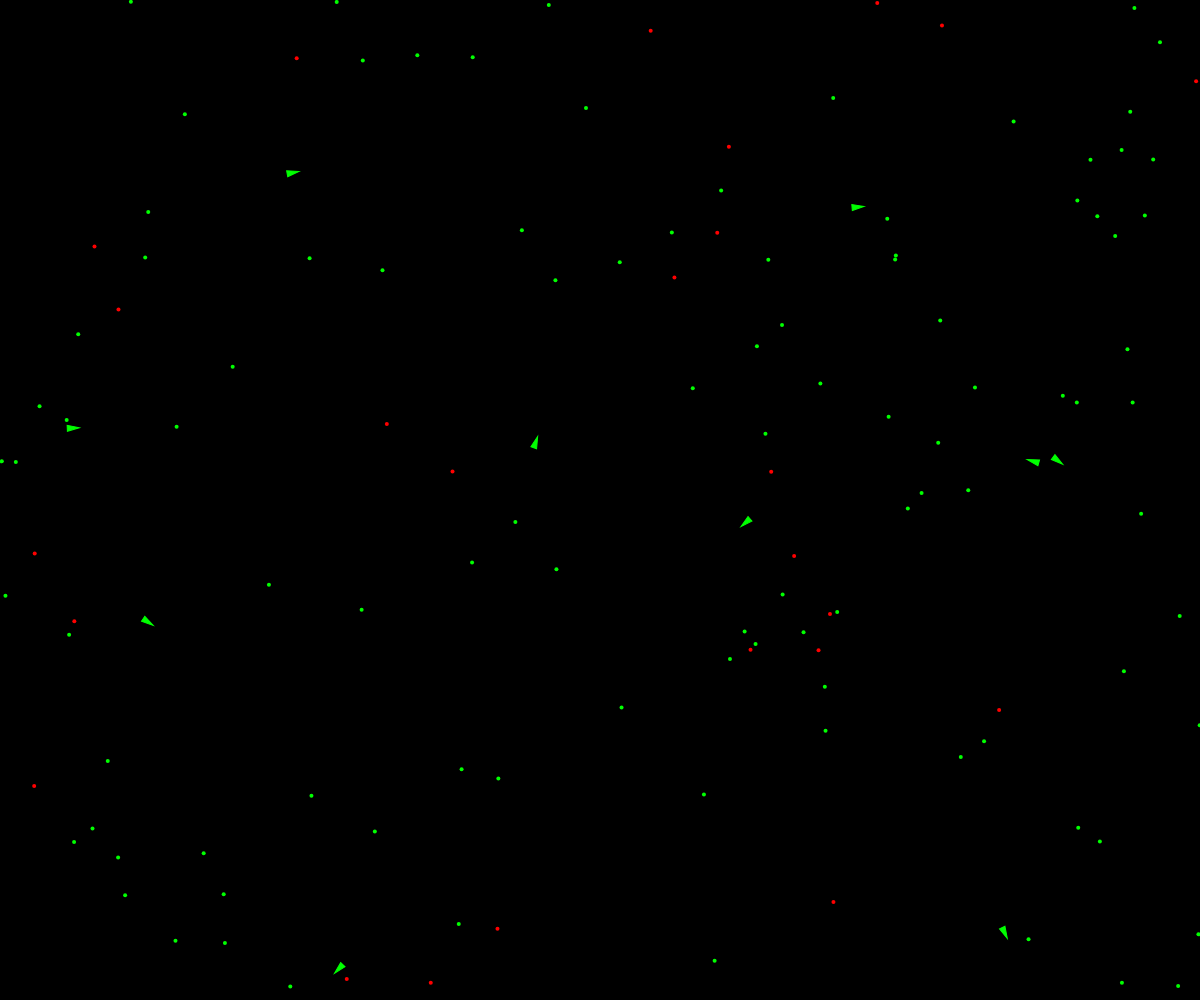
Frame 1 (no input)
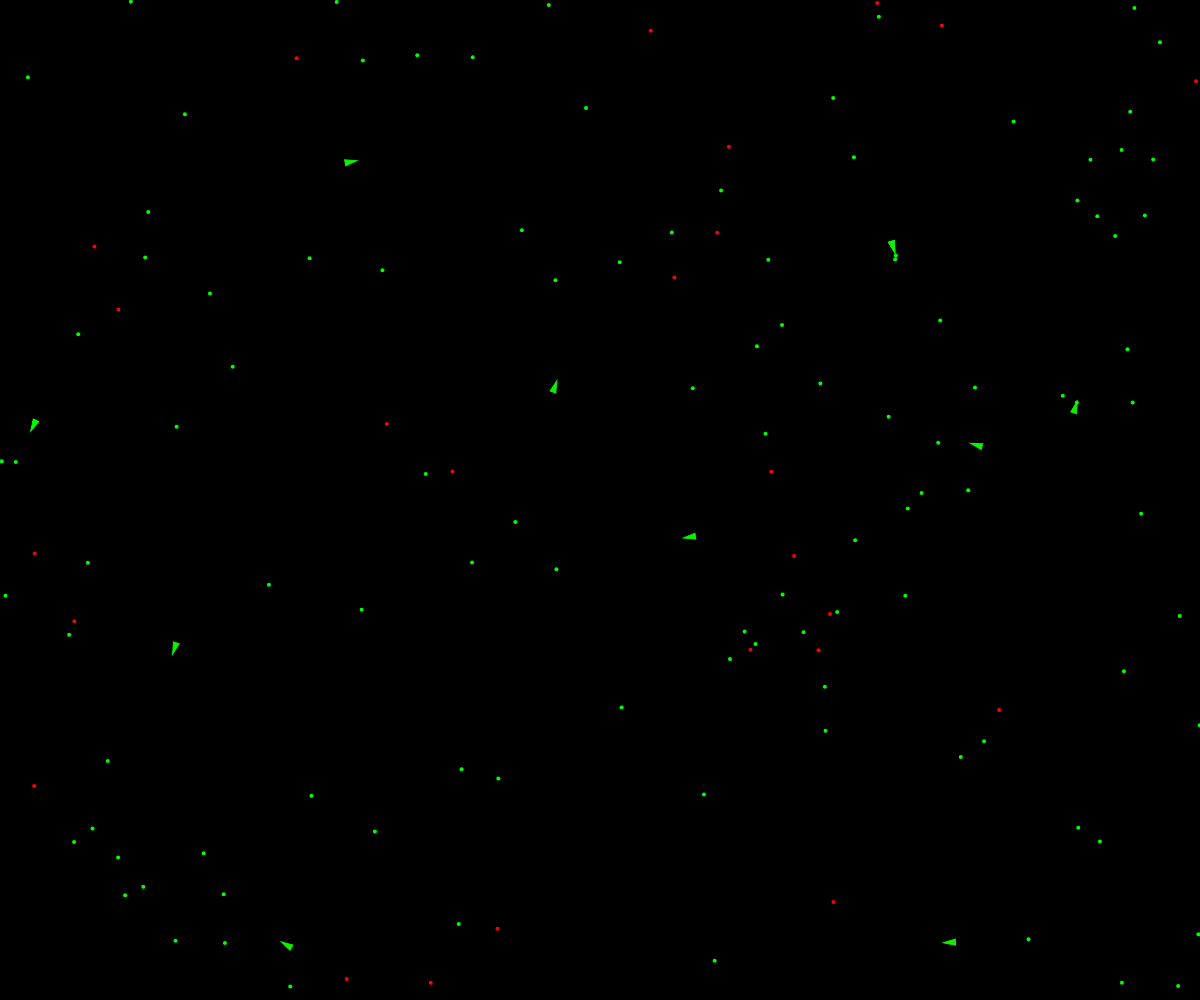
Frame 60 (no input)
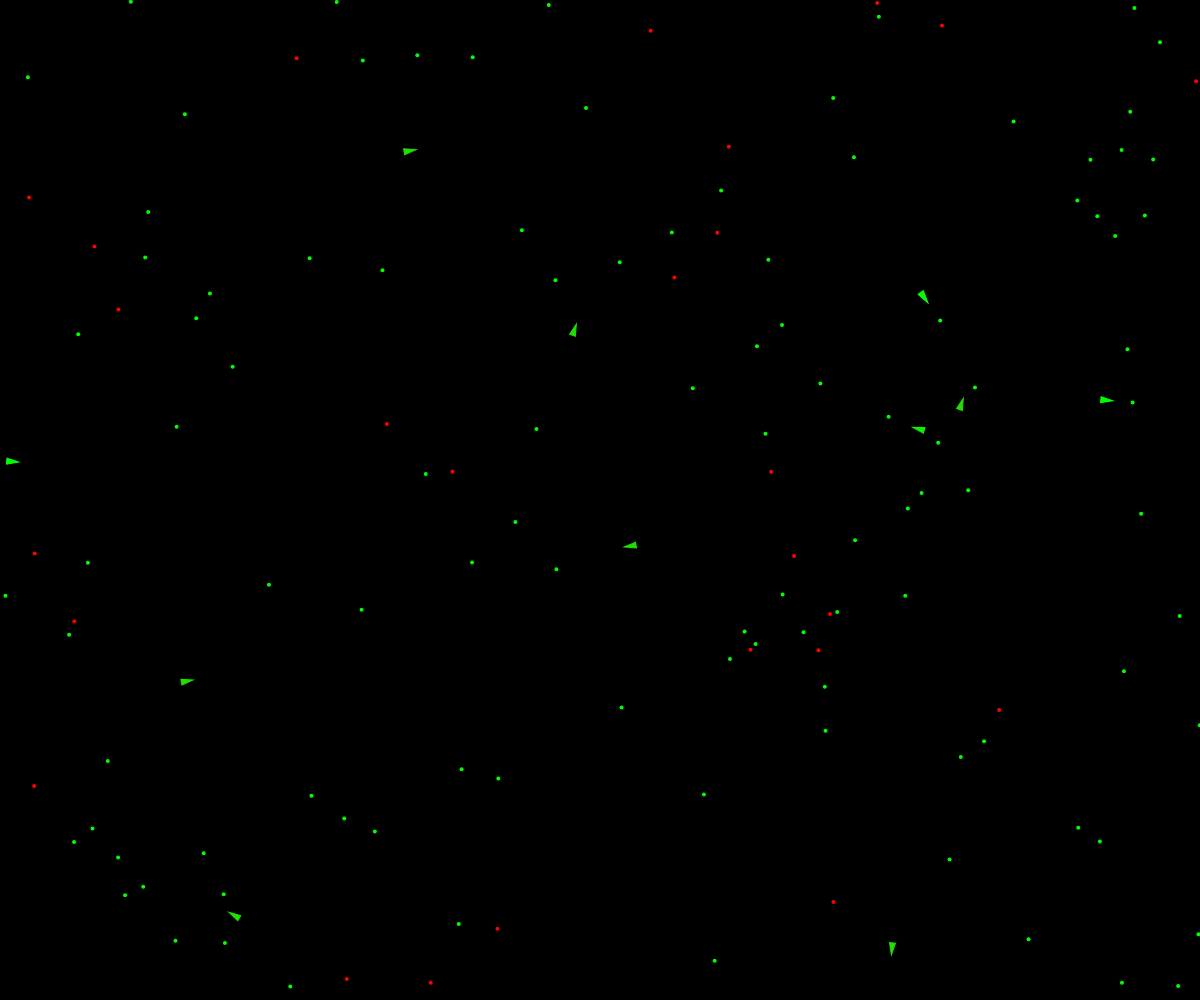
Frame 120 (the mouse pressed at the canvas centre since frame 60)

The p5.js sketch that drew these frames (run headless with seeded random() and noise() and a simulated clock; from frame 60 on, the mouse is pressed at the canvas centre):

// p5.js sketch
// ── sketch.js
var population = [];

var food = [];
var poison = [];
var nutrition = [0.1, -1];
var debug;


function setup() {
	createCanvas(windowWidth, windowHeight);
	
	angleMode(RADIANS);
	for(var i = 0; i < 10; i++){
		population[i] = new Vehicle(random(width), random(height));  //create 100 vehicles at random locations
	}
	for (var i = 0; i < 25	; i++){
		poison[i] = createVector(random(width), random(height));
	}
	for (var i = 0; i < 100; i++){
		food[i] = createVector(random(width), random(height));
	}
}

function mouseDragged(){
	population.push(new Vehicle(mouseX, mouseY));
}

function draw() {
	background(0);

	//10 percent of new food
	if (random(1) < 0.1){
		food.push(createVector(random(width), random(height)));
	}

	//1 percent chance of new poison
	if (random(1) < 0.01){
		poison.push(createVector(random(width), random(height)));
	}

	for (var i = population.length - 1; i >= 0; i--){
		var v = population[i];

		v.eat(food, 0);
		v.eat(poison, 1);
		v.boundaries();
		//update and draw
		v.update();
		v.display();

		if (v.dead()){
			population.splice(i, 1);
		}else{
			var child = v.birth();
			if(child != null){
				population.push(child);
			}
		}

	}

	for (var i = 0; i < food.length; i++){
		fill(0, 255, 0);  //green food
		noStroke();
		ellipse(food[i].x, food[i].y, 4);
	}
	
	for (var i = 0; i < poison.length; i++) {
		fill(255, 0, 0);  //red poison
		noStroke();
		ellipse(poison[i].x, poison[i].y, 4);
	}
}



// ── vehicle.js

function Vehicle(x, y, dna){

    this.acceleration = createVector();
    this.velocity = p5.Vector.random2D();
    this.position = createVector(x, y);
    this.r = 3;
    this.maxforce = 0.5;
    this.maxspeed = 1;
    this.velocity.setMag(this.maxspeed);

    if (dna instanceof Array){
        this.dna = [];
        for (var i = 0; i < dna.length; i++){
            if (random(1) < 0.1){
                if (i < 2){
                    // adjust the steering force weights
                    this.dna[i] = dna[i] + random(-0.2, 0.2);
                }
                else{
                    this.dna[i] = dna[i];
                }
            }
        }
    } else{
    var maxf_food = 3;  //more attracted to food
    var maxf_poison = 1;  //less attracted to poison
    // DNA
    // 0: Attraction/Repulsion to food
    // 1: Attraction/Repulsion to poison
    // 2: Radius to sense food
    // 3: Radius to sense poison
    this.dna = [random(-maxf_food, maxf_food), random(-maxf_poison, maxf_poison), random(5, 100), random(5, 100)];
}
this.health = 1;

}// Vehicle class end

Vehicle.prototype.update = function(){
    this.velocity.add(this.acceleration);
    this.velocity.limit(this.maxspeed);
    this.position.add(this.velocity);
    this.acceleration.mult(0);

    //negative health if you dont eat
    this.health -= 0.001;
};

Vehicle.prototype.dead = function(){
    return (this.health < 0);
}

Vehicle.prototype.birth = function(){
    var  r = random(1);
    //0.1 percent chance of new birth
    if (r < 0.001){
        return new Vehicle(this.position.x, this.position.y, this.dna);
    }
}

//index 0 for food, index 1 for poison
Vehicle.prototype.eat = function(list, index){

    var closest = null;
    var closestD = Infinity;  //this is a preset constant in JS

    for (var i = list.length - 1; i >= 0; i--){
        var d = p5.Vector.dist(list[i], this.position);  //distance to food/poison

        if (d < this.dna[2 + index] && d < closestD){
            closestD = d;
            closest = list[i];

            if (d <  5){  //eat it if distance is less than 5 px.
                list.splice(i, 1);
                this.health += nutrition[index];
            }
        }
    }

    if (closest){  //move towards closest
        var seek = this.seek(closest, index);
        seek.mult(this.dna[index]);  //weight the seek intensity by DNA
        seek.limit(this.maxforce);
        this.applyForce(seek);
    } 
}// eat end

Vehicle.prototype.applyForce = function(force){
    this.acceleration.add(force);
}

//SEEK algorithm
Vehicle.prototype.seek = function(target, index){
    
    var desired = p5.Vector.sub(target, this.position); // A vector pointing from the location to the target
    var d = desired.mag();

    desired.setMag(this.maxspeed);

    var steer = p5.Vector.sub(desired, this.velocity);

    return steer; //gives steering direction

}

Vehicle.prototype.display = function() {
    var green = color(0, 255, 0);
    var red = color(255, 0, 0);
    var col = lerpColor(red, green, this.health);  //change color acc to health. Green for healthy, Red for unhealthty

    var theta = this.velocity.heading() + PI/2;
    push();
    translate(this.position.x, this.position.y);
    rotate(theta);

    //Vehicle
    fill(col);
    stroke(col);
    beginShape();
    vertex(0, -this.r * 2);
    vertex(-this.r, this.r * 2);
    vertex(this.r, this.r * 2);
    endShape(CLOSE);
    pop();  
}
//to keep the  vehicle on screen
Vehicle.prototype.boundaries = function(){
    var d = 10;
    var desired = null;

    if (this.position.x < d){
        desired = createVector(this.maxspeed, this.velocity.y);
    } else if (this.position.x > width - d){
        desired = createVector(-this.maxspeed,  this.velocity.y);
    }

    if (this.position.y < d){
        desired = createVector(this.vector.x, this.maxspeed);
    } else if (this.position.y > height - d){
        desired = createVector(this.velocity.x, -this.maxspeed);
    }

    if(desired != null){
        desired.setMag(this.maxspeed);
        var steer = p5.Vector.sub(desired, this.velocity);
        steer.limit(this.maxforce);
        this.applyForce(steer);
    }
}
